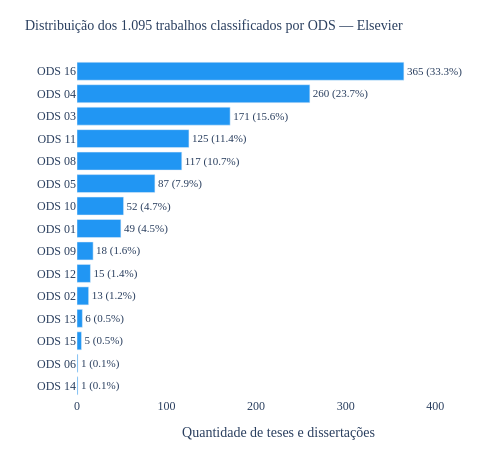

Here is the notebook cell this chart was saved with:
### Markdown cell above
## Distribuição dos trabalhos classificados por ODS (Elsevier)

### Code cell
from collections import Counter

contagem = Counter()
for r in data:
    for o in r.get("ods", []):
        if 1 <= o <= 16:
            contagem[o] += 1

# Ordena do mais ao menos frequente
ods_ordenados = sorted(contagem.items(), key=lambda x: x[1])

labels = [f"ODS {o:02d}" for o, _ in ods_ordenados]
valores = [n for _, n in ods_ordenados]
pcts = [round(100 * n / elsevier, 1) for n in valores]

fonte = "Times New Roman"

fig2 = go.Figure(go.Bar(
    x=valores,
    y=labels,
    orientation="h",
    marker_color="#2196F3",
    text=[f"{v:,} ({p}%)".replace(",", ".") for v, p in zip(valores, pcts)],
    textposition="outside",
    textfont=dict(family=fonte, size=11),
    cliponaxis=False,
    hovertemplate="<b>%{y}</b><br>n = %{x}<extra></extra>",
))

fig2.update_layout(
    separators=",.",
    font=dict(family=fonte),
    title=dict(
        text="Distribuição dos 1.095 trabalhos classificados por ODS — Elsevier",
        font=dict(family=fonte, size=14),
    ),
    xaxis=dict(title="Quantidade de teses e dissertações", tickformat=",", range=[0, 450]),
    yaxis=dict(title=""),
    width=500,
    height=450,
    margin=dict(t=60, b=40, l=70, r=20),
    plot_bgcolor="white",
    paper_bgcolor="white",
)

fig2.show()

### Figure 1 — Plotly figure (JSON) as saved in the notebook; plotly's stock layout.template omitted (floating-point values rounded to 4 significant figures)
{"data": [{"cliponaxis": false, "hovertemplate": "<b>%{y}</b><br>n = %{x}<extra></extra>", "marker": {"color": "#2196F3"}, "orientation": "h", "text": ["1 (0.1%)", "1 (0.1%)", "5 (0.5%)", "6 (0.5%)", "13 (1.2%)", "15 (1.4%)", "18 (1.6%)", "49 (4.5%)", "52 (4.7%)", "87 (7.9%)", "117 (10.7%)", "125 (11.4%)", "171 (15.6%)", "260 (23.7%)", "365 (33.3%)"], "textfont": {"family": "Times New Roman", "size": 11}, "textposition": "outside", "type": "bar", "x": [1, 1, 5, 6, 13, 15, 18, 49, 52, 87, 117, 125, 171, 260, 365], "y": ["ODS 14", "ODS 06", "ODS 15", "ODS 13", "ODS 02", "ODS 12", "ODS 09", "ODS 01", "ODS 10", "ODS 05", "ODS 08", "ODS 11", "ODS 03", "ODS 04", "ODS 16"]}], "layout": {"font": {"family": "Times New Roman"}, "height": 450, "margin": {"b": 40, "l": 70, "r": 20, "t": 60}, "paper_bgcolor": "white", "plot_bgcolor": "white", "separators": ",.", "title": {"font": {"family": "Times New Roman", "size": 14}, "text": "Distribuição dos 1.095 trabalhos classificados por ODS — Elsevier"}, "width": 500, "xaxis": {"range": [0, 450], "tickformat": ",", "title": {"text": "Quantidade de teses e dissertações"}}, "yaxis": {"title": {"text": ""}}}}
